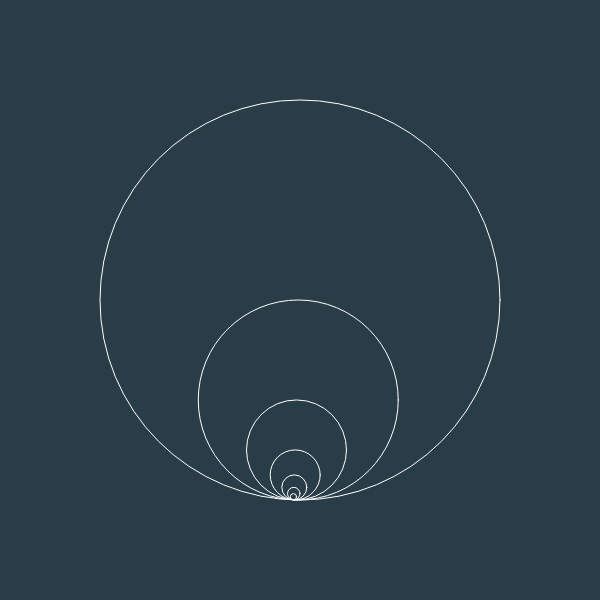
Frame 1 (no input)
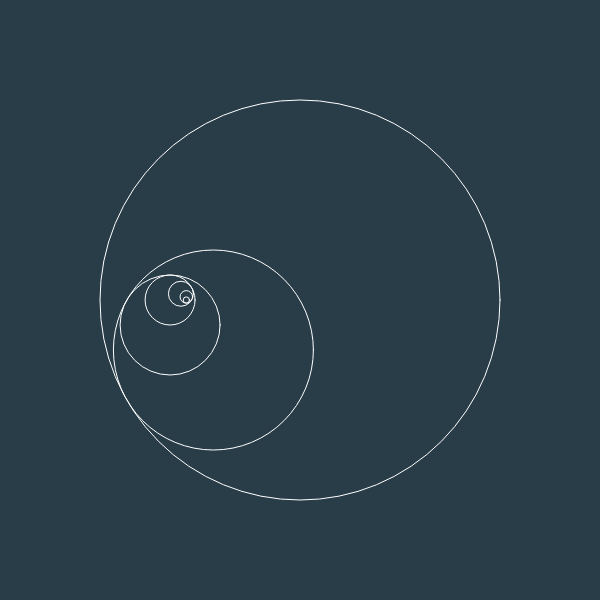
Frame 60 (no input)
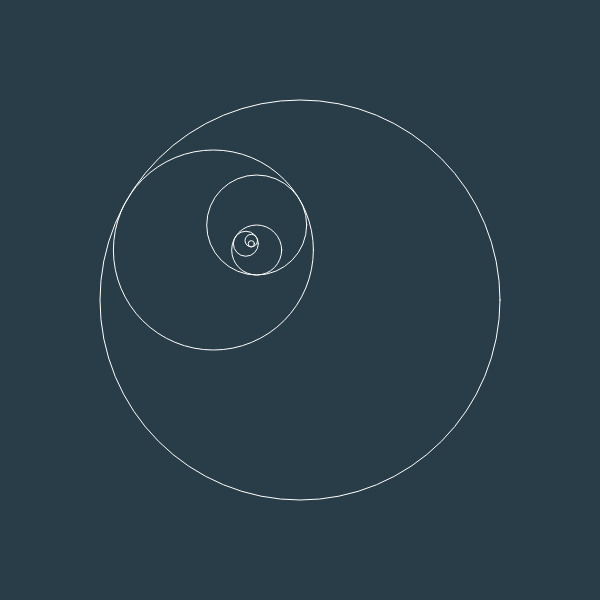
Frame 120 (the mouse pressed at the canvas centre since frame 60)

The p5.js sketch that drew these frames (run headless with seeded random() and noise() and a simulated clock; from frame 60 on, the mouse is pressed at the canvas centre):

// p5.js sketch
// ── sketch.js
var width;
var height;
var circles = [];

function setup() {
	createCanvas((width = 600), (height = 600));
    noFill();
    stroke(255);
    circles[0] = new Circle(width / 2, height / 2, width * (2/3), height * (2/3), 1);
    circles[0].x = width / 2;
    circles[0].y = height /2;
    for (var i = 1, size = (width * (1/3)); i < 7; i++, size/=2) {
        circles[i] = new Circle(circles[i-1].prevX, circles[i-1].prevY, size, i);
    }
}

function draw() {
    background(40, 61, 72);
    ellipseMode(CENTER);
    angleMode(DEGREES);
    
    ellipse(width / 2, height / 2, width * (2/3), height * (2/3));
    
    for (var i = 1; i < circles.length; i++) {
        circles[i].prevX = circles[i-1].x;
        circles[i].prevY = circles[i-1].y;
        circles[i].update();
        circles[i].show();
    }
}

// ── Circle.js
function Circle(prevX, prevY, size, add) {
    this.size = size;
    this.angle = 90;
    this.prevX = prevX;
    this.prevY = prevY;
    this.add = add;
    this.x;
    this.y;
    
    this.show = function() {
        ellipse(this.x, this.y, this.size, this.size);
    }
    
    this.update = function() {
        this.angle += this.add;
        this.x = ((this.size - (this.size / 2)) * cos(this.angle)) + this.prevX;
        this.y = ((this.size - (this.size / 2)) * sin(this.angle)) + this.prevY;
    }
}
